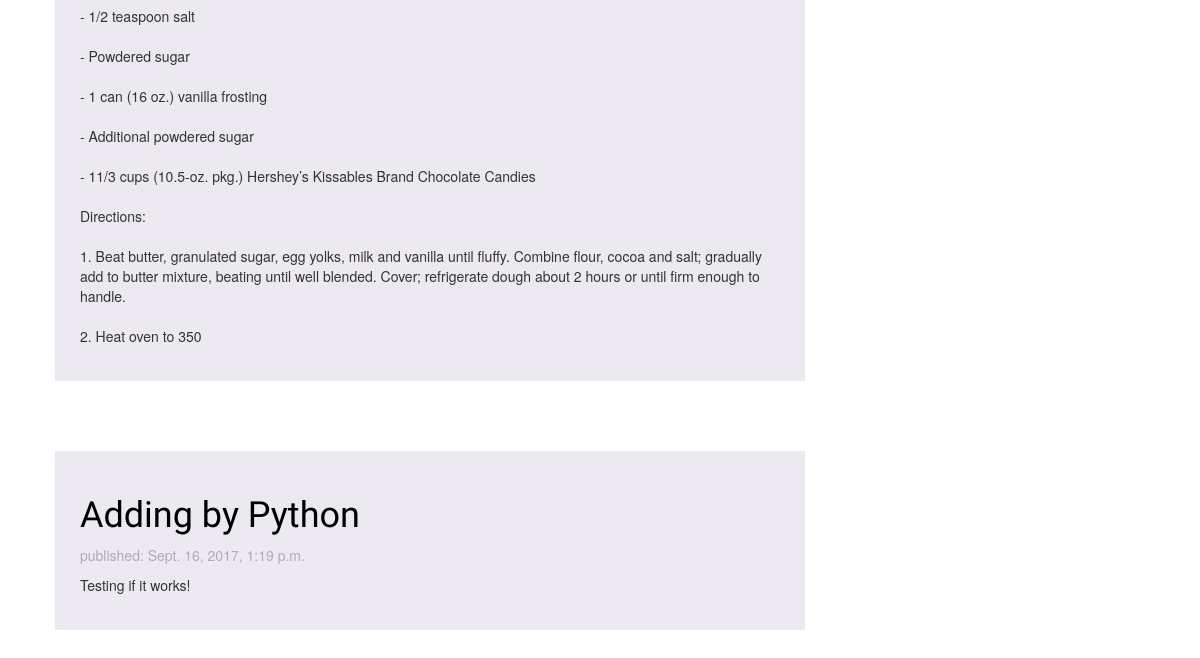
Before: / (lower part) with the older database file.
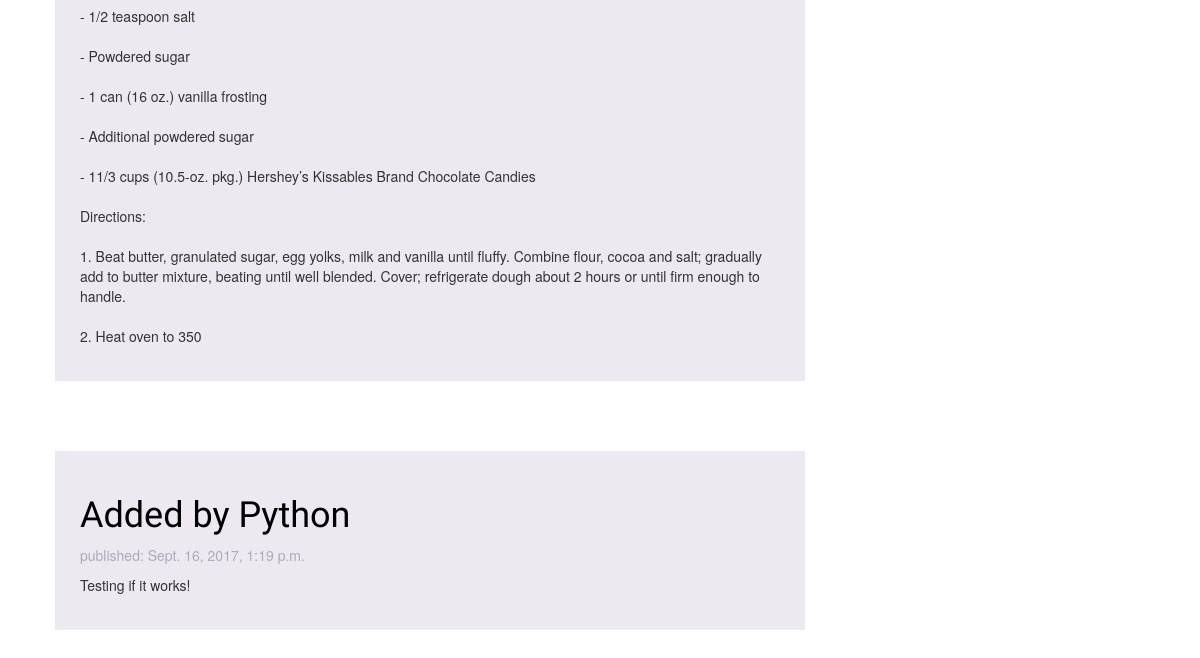
After: the same page with the newer database file.
### blog/models.py (models this page shows, shortened)
class Post(models.Model):
    author = models.ForeignKey('auth.User')
    title = models.CharField(max_length=200)
    text = models.TextField()
    created_date = models.DateTimeField(default=timezone.now)
    published_date = models.DateTimeField(blank=True, null=True)

### blog/views.py (the view)
# urls.py: url(r'^$', views.post_list, name='post_list'),
def post_list(request):
    posts = Post.objects.order_by('published_date')
    return render(request, 'blog/post_list.html', {'posts':posts})

### blog/templates/blog/post_list.html (shortened to what this page needs)
{% load staticfiles %}
<html>
    <head>
      <link rel="stylesheet" href="//maxcdn.bootstrapcdn.com/bootstrap/3.2.0/css/bootstrap.min.css">
      <link rel="stylesheet" href="//maxcdn.bootstrapcdn.com/bootstrap/3.2.0/css/bootstrap-theme.min.css">
      <link rel="stylesheet" href="{% static 'css/blog.css' %}">
    </head>
    <body>
        <div class="content container">
          <div class="row">
            <div class="col-md-8">
              {% for post in posts %}
              <div class="post">
                  <h1><a href="">{{ post.title }}</a></h1>
                  <div class="publishedDate">
                    <p>published: {{ post.published_date }}</p>
                  </div>
                  <p>{{ post.text|linebreaksbr }}</p>
              </div>
              {% endfor %}
            </div>
          </div>
      </div>
    </body>
</html>

### blog/static/css/blog.css (style rules this page uses)
.content { margin-left: 40px; }
h1, h2, h3, h4 { font-family: 'Lobster', cursive; }
.publishedDate { color: #B1A7B8; }
.post { margin-bottom: 70px; background-color: #EDE9F0; padding: 25px; }
.post h1 a, .post h1 a:visited { color: #000000; }

Changed rows visible on the page:
changed Post "Testing if it works!": title "Adding by Python" → "Added by Python"
